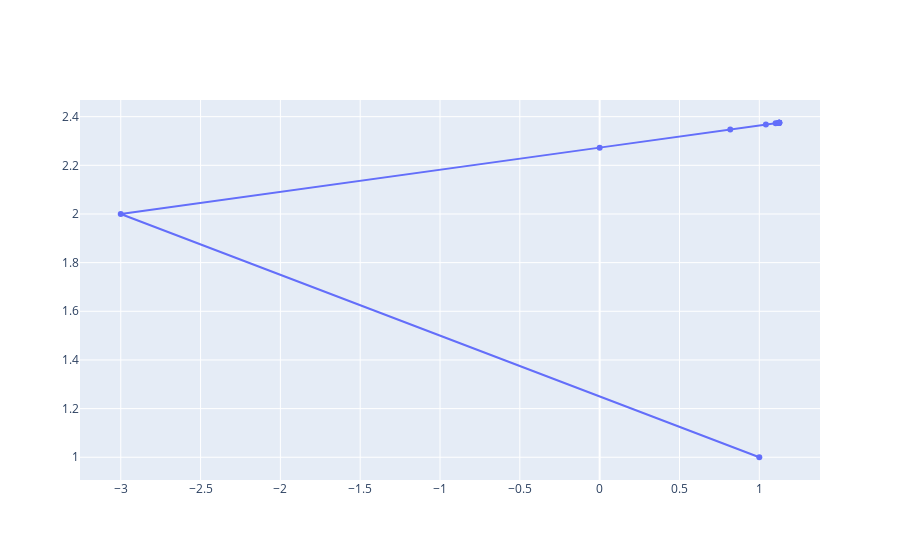

Write notebook code for a chart like this one.
### Code cell
plot_iters_2d(x)

### Figure 1 — Plotly figure (JSON) as saved in the notebook; plotly's stock layout.template omitted (floating-point values rounded to 4 significant figures)
{"data": [{"type": "scatter", "x": [1, -3, 0, 0.8182, 1.041, 1.102, 1.119, 1.123, 1.125, 1.125, 1.125, 1.125, 1.125], "y": [1, 2, 2.273, 2.347, 2.367, 2.373, 2.374, 2.375, 2.375, 2.375, 2.375, 2.375, 2.375]}], "layout": {}}
